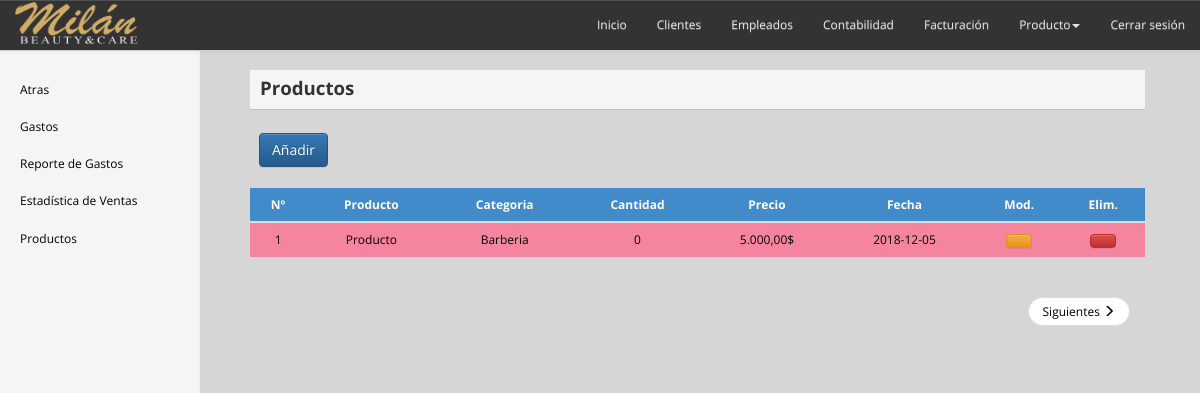
/productos/registro_producto1.php (signed in), run on the app's committed database.
### tables this page shows
CREATE TABLE `tb_productos` (
  `id_producto` int(11) NOT NULL AUTO_INCREMENT,
  `descripcion_producto` varchar(255) DEFAULT NULL,
  `id_categoria` int(11) DEFAULT NULL,
  `id_marca` int(11) DEFAULT NULL,
  `cantidad_producto` int(11) DEFAULT NULL,
  `costo_producto` int(11) DEFAULT NULL,
  `precio_producto` int(11) DEFAULT NULL,
  `minimo_stock` int(11) DEFAULT NULL,
  `puntaje` int(11) DEFAULT NULL,
  `fecha_creacion` date DEFAULT NULL,
  PRIMARY KEY (`id_producto`)
);

CREATE TABLE `tb_categorias_productos` (
  `id_categoria` int(11) NOT NULL AUTO_INCREMENT,
  `categoria` varchar(255) DEFAULT NULL,
  `status_categoria` int(11) DEFAULT NULL,
  `fecha_creacion` date DEFAULT NULL,
  PRIMARY KEY (`id_categoria`)
);

### controle/vSession.php (called while the page is built, shortened)
            <?php
	if($_SESSION['tipo'] == '1')
	{
		$tipo = '1';
	}
?>

### class/class.php (called while the page is built, shortened)
<?php
class Conectar
{
    public static function conecta()
    {
        $con = mysql_connect("localhost", "root", "");
        return $con;
    }
}
class Cliente
{
    private $datos;
    public function __construct()
    {
        $this->datos = array();
    }
    public function PaginadoProducto($inicio)
    {
        $sql = "select * from tb_productos  AS A inner join tb_categorias_productos AS B on A.id_categoria = B.id_categoria order by categoria desc limit $inicio, 20";
        $res = mysql_query($sql, Conectar::conecta());
        while ($reg = mysql_fetch_assoc($res))
        {
            $this->datos[] = $reg;
        }
        return $this->datos;
    }
    public function MostrarProductoTabla()
    {
        $sql = "select * from tb_productos AS A inner join tb_categorias_productos AS B on A.id_categoria = B.id_categoria";
        $res = mysql_query($sql, Conectar::conecta());
        while ($reg = mysql_fetch_assoc($res))
        {
            $this->datos[] = $reg;
        }
        return $this->datos;
    }
}
?>

### productos/registro_producto1.php (the view, shortened to what this page needs)
<?php include("../start.php");
	  include("../class/class.php");
	  $cliente = new Cliente();
	  include("../controle/vSession.php");
        $atras = 1;
?>
<!DOCTYPE html>
<html lang="en">
<head>
<link rel="stylesheet" href="https://maxcdn.bootstrapcdn.com/bootstrap/3.3.7/css/bootstrap.min.css">
<link rel="stylesheet" href="https://maxcdn.bootstrapcdn.com/bootstrap/3.3.7/css/bootstrap-theme.min.css">
<link rel="stylesheet" href="../css/style.css"/>
<link href="../css/dashboard.css" rel="stylesheet" type="text/css" />
<link rel="stylesheet" type="text/css" href="../css/component.css" />
</head>
<body>
    <?php include("../include/menu_top.php")?>
    <div class="container-fluid">
        <div class="row">
            <div class="col-sm-3 col-md-2 sidebar">
                <?php
                    include ("../include/menu_lateral_1.php");
                 ?>
            </div>
            <div class="col-sm-9 col-sm-offset-3 col-md-10 col-md-offset-2 main">
            <div class="fondo">
                <div style="background:rgb(245, 245, 245); text-align:left; padding: 5px 0px 0px 0px; height:40px; border-bottom: 1px  #C0C0C0 solid;border-radius: 0px;">
                    <span style="color: #333333; font-weight:bold;font-size:14pt;padding: 0 0 0 10px;">Productos </span><br><br>
                    <div class="btnSuperior"><a href="add_producto.php" class="btn btn-primary">Añadir</a></div>
                </div>
                <br><br>
                <div class="row placeholders">
                    <form name="form_clie" id="form_clie" action="registro_cliente.php" method="post">
                <div class="table-responsive">
                <table widht='100%' id='Tabla'  name='Tabla' style='display:' class='table table-hover' border='0' align='center'  >
                <section>
                    <thead>
                    <tr>
                        <th class="tbDinami">Nº</th>
                        <th class="tbDinami">Producto</th>
                        <th class="tbDinami">Categoria</th>
                        <th class="tbDinami">Cantidad</th>
                        <th class="tbDinami">Precio</th>
                        <th class="tbDinami">Fecha</th>
                        <th>Mod.</th>
                        <th>Elim.</th>
                     </tr>
                 </thead>
                 <tbody>
                 <?php
				 if(isset($_GET["posicion"]))
				 {
					 $inicio = $_GET["posicion"];
					 }
					 else
					 {
						 $inicio=0;
						 }
				 $paginacion = $cliente->PaginadoProducto($inicio);
				 $row = $cliente->MostrarProductoTabla();
				 $ind=0;
				 for($i=0; $i<sizeof($paginacion); $i++)
                {
                    $ind= $ind + 1;
                    ?>
                    <tr <?php $ind;
                    if($row[$i]["cantidad_producto"]<=5 && $row[$i]["cantidad_producto"]>=1 && $row[$i]["id_categoria"] !=10 && $row[$i]["id_categoria"] !=7)
                        {
                            echo 'class="mercancia-alerta"';
                        }
                        if($row[$i]["cantidad_producto"]<=1 && $row[$i]["cantidad_producto"]>=0 && $row[$i]["id_categoria"] ==10 && $row[$i]["id_categoria"] ==7)
                        {
                            echo 'class="mercancia-alerta"';
                        }
                        if($row[$i]["cantidad_producto"]==0)
                        {
                            echo 'class="mercancia-agotada"';
                        }
                        else
                        {
                            echo 'class="fila"';
                        }
                        ?>
                        >
                    <td><a href="javascript:void(0);" onclick="window.location='modificar_producto.php?id_producto=<?php echo $row[$i]["id_producto"]?>'"><?php echo $row[$i]["id_producto"] ?></a></td>
                    <td><a href="javascript:void(0);" onclick="window.location='modificar_producto.php?id_producto=<?php echo $row[$i]["id_producto"]?>'"><?php echo substr(ucwords($row[$i]["descripcion_producto"]),0,20);?></a></td>
                    <td><a href="javascript:void(0);" onclick="window.location='modificar_producto.php?id_producto=<?php echo $row[$i]["id_categoria"]?>'"><?php echo $row[$i]["categoria"]?></a></td>
                    <td><a href="javascript:void(0);" onclick="window.location='modificar_producto.php?id_producto=<?php echo $row[$i]["id_producto"]?>'"><?php echo $row[$i]["cantidad_producto"];?></a></td>
                    <td><a href="javascript:void(0);" onclick="window.location='modificar_producto.php?id_producto=<?php echo $row[$i]["id_producto"]?>'"><?php echo number_format($row[$i]["precio_producto"], 2, ',', '.').'$'?></a></td>
                    <td><a href="javascript:void(0);" onclick="window.location='modificar_producto.php?id_producto=<?php echo $row[$i]["id_producto"]?>'"><?php echo ucwords($row[$i]["fecha_creacion"])?></a></td>
                     <td ><a href="javascript:void(0);" class="btn btn-warning"  onclick="window.location='modificar_producto.php?id_producto=<?php echo $row[$i]["id_producto"]?>'"></a></td>
                    <td><a class="btn btn-danger" style="cursor:pointer;"title="Eliminar" width="20" align="center" onclick="eliminarClie(<?php echo $row[$i]["id_producto"]?>)"></a> </td>
                    </tr>
                   <?php
                    }
                    ?>
                    </section>
                </table>
                </div>
                </form>
                </div>
                <div class="row placeholders">
                    <div class="col-md-12">
                    <nav aria-label="...">
                        <ul class="pager">
                        <?php
						if(count($paginacion)>=20)
						{
							$proxima = $inicio+20;
							?>
                            <li class="next"><a href="?posicion=<?php echo $proxima;?>">Siguientes <span class="glyphicon glyphicon-menu-right" aria-hidden="true"></span></a></li>
                            <?php
							}
							else
							{
								?>
								<li class="next"><a href="#">Siguientes <span class="glyphicon glyphicon-menu-right" aria-hidden="true"></span></a></li>
                                <?php
							}
						?>
                        </ul>
                        </nav>
                    </div>
                </div>
            </div>
            </div>
        </div>
    </div>
</body>
</html>

### include/menu_top.php (shortened to what this page needs)
<section id="navegacion">
            <nav class="navbar navbar-default navbar-fixed-top">
                  <div class="container-fluid">
                    <div class="navbar-header">
                      <a class="navbar-brand" href="../modulo.php"><?php echo "<img src='../".$_SESSION['logo']."' width='150' height='45'/>";?></a>
                    </div>
                    <div class="collapse navbar-collapse" id="bs-example-navbar-collapse-1">
                      <ul class="nav navbar-nav navbar-right">
                      <li class=""><a href="/modulo.php">Inicio<span class="sr-only">(current)</span></a></li>
                      <li class=""><a href="/cliente/registro_cliente.php">Clientes <span class="sr-only">(current)</span></a></li>
                      <li class=""><a href="/empleados/registro_empleados.php">Empleados <span class="sr-only">(current)</span></a></li>
                      <li>
                        <a href="../contabilidad/index.php">Contabilidad</a>
                        </li>
                        <li class=""><a href="/facturacion/facturacion.php?valor=0">Facturaci&oacute;n <span class="sr-only">current)</span></a></li>
                        <li class="dropdown">
                          <a href="#" class="dropdown-toggle" data-toggle="dropdown" role="button" aria-haspopup="true" aria-expanded="false">Producto<span class="caret"></span></a>
                        </li>
                        <li class=""><a href="/logout.php">Cerrar sesión <span class="sr-only">(current)</span></a></li>
                      </ul>
                    </div>
                  </div>
                </nav>
</section>

### include/menu_lateral_1.php (shortened to what this page needs)
<?php if ($tipo==1)
{
	?>
		<ul class="nav nav-sidebar">
			<?php if ($atras ==1)
			{
				echo '<li class=""><a href="javascript:history.go(-1);">Atras</a><span class="sr-only">(current)</span></a></li>';
			}
			?>
		    <li><a href="../contabilidad/gastos.php">Gastos <span class="sr-only">(current)</span></a></li>
		    <li><a href="../contabilidad/libro_de_gastos.php">Reporte de Gastos</a></li>
		    <li><a href="../contabilidad/estadisticas.php">Estadística de Ventas</a></li>
		    <li><a href="../productos/index.php">Productos</a></li>
		</ul>
	<?php
}
?>

### css/style.css (style rules this page uses)
table#Tabla { margin-top: 44px !important; }
.fondo { background: none; border-radius: 0px; }
.row { margin-right: 0 !important; margin-left: 0 !important; }
.btnSuperior { margin: 8px 0 0 0; background: #d6d6d6; padding: 6px 0 10px 9px; }
nav.navbar.navbar-default { background: #333; border: 0; }
a.navbar-brand { padding: 0; }
body { padding-top: 70px; }
.navbar-default .navbar-nav>li>a { color: #e6e6e6 !important; }
.btn { color: white !important; }
.main { text-align: center; }
body { font-family: 'Open Sans', sans-serif; font-size:12px; }
td,tr { font-family: 'Open Sans', sans-serif; font-size:12px; }
table { font-family: 'Open Sans', sans-serif; font-size:12px; }
table,td,RegClien { padding: 1px 4px 1px 3px; }
th { background: #428bca; font-weight: bold; color: white; text-align: center; }
tr.mercancia-agotada { background: #f5859e !important; }
a:link { text-decoration:none; color:black; }
#absolute,body { background: rgb(214, 214, 214); }
.tbDinami { padding:2px 20px 2px 20px; }
* { -webkit-box-sizing: border-box; -moz-box-sizing: border-box; box-sizing: border-box; outline: none; }

### css/dashboard.css (style rules this page uses)
body { padding-top: 50px; }
.navbar-fixed-top { border: 0; }
.sidebar { display: none; }
@media (min-width: 768px) { .sidebar { position: fixed; top: 51px; bottom: 0; left: 0; z-index: 1000; display: block; padding: 20px; overflow-x: hidden; overflow-y: auto; background-color: #f5f5f5; border-right: 1px solid #eee; } }
.nav-sidebar { margin-right: -21px; margin-bottom: 20px; margin-left: -20px; }
.nav-sidebar > li > a { padding-right: 20px; padding-left: 20px; }
.main { padding: 20px; }
@media (min-width: 768px) { .main { padding-right: 40px; padding-left: 40px; } }
.placeholders { margin-bottom: 0px; text-align: center; }

### data on the page
tb_productos: id_producto "1", descripcion_producto "Producto", id_categoria.categoria "Barberia", cantidad_producto "0", precio_producto "5.000,00", id_categoria.fecha_creacion "2018-12-05"
